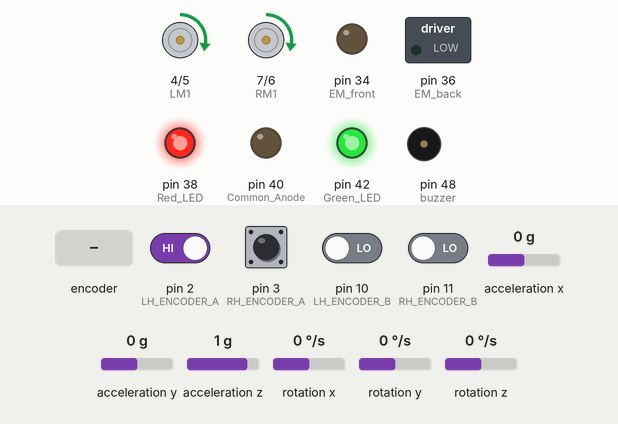
Simulated run of this sketch. Board: Arduino Mega 2560, built for the host (arithmetic inside an expression is 32-bit, double 64-bit). Parts: motor-driver pin pairs drawn as motors (green arrow = first pin HIGH = forward, orange = second pin HIGH = backward, longer = more drive, scaled by the enable pin), switched loads named in the sketch (green lamp = pin HIGH), output pins drawn as LEDs (lit = HIGH), buzzer (waves = sounding, pin HIGH). The test bench sets the inputs (shaded band); at power-on: pin 2 (LH_ENCODER_A), pin 3 (RH_ENCODER_A) HIGH, pin 10 (LH_ENCODER_B), pin 11 (RH_ENCODER_B) LOW, acceleration x 0 g, acceleration y 0 g, acceleration z 1 g, rotation x 0 °/s, rotation y 0 °/s, rotation z 0 °/s. Pins used as bus, display or sensor lines are not drawn.

Above: at 1.2 s.
1.3 s: rotary encoder on pin 2 (LH_ENCODER_A) / pin 11 (RH_ENCODER_B) turned 3 steps (first pin leading)
At 2.7 s:
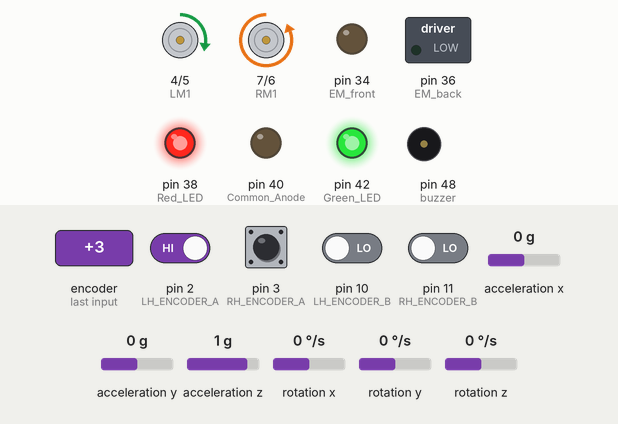
3.4 s: pin 3 (RH_ENCODER_A) pulsed LOW 5 times (0.12 s each, 0.3 s apart)
At 5.3 s:
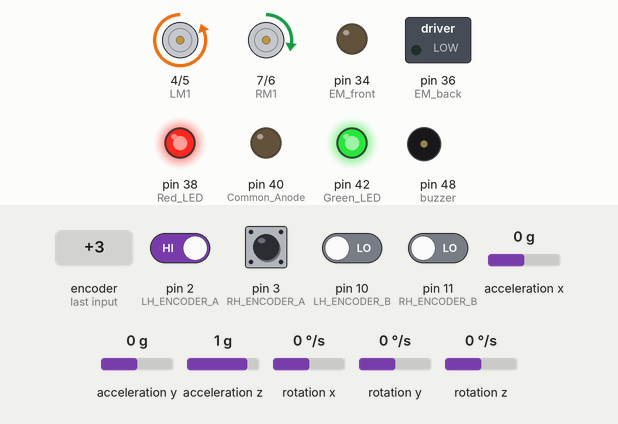
Timing chart, 0 to 6.8 s (numbered marks = the images above; inputs shaded):
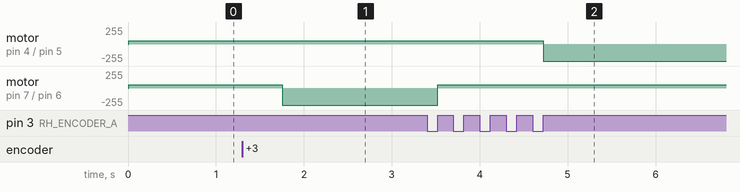

Measured:
- after the input at 1.3 s, motor on pin 7 (RM1) / pin 6 (RM2): forward 50/255 → backward 255/255 after 0.45 s
- after the input at 3.4 s, motor on pin 4 (LM1) / pin 5 (LM2): forward 50/255 → backward 255/255 after 1.3 s; motor on pin 7 (RM1) / pin 6 (RM2): backward 255/255 → forward 50/255 after 0.12 s

The sketch:

MAIN_FILE.ino
```cpp
 /*
  * Team Id: 1461
  * Author List: Ankit Kumar, Piyush Goenka, Ramanath Amith, Nikhil Bhat
  * Filename:MAIN_FILE
  * Theme: Biped Patrol
  * Functions: setup, loop, TImer_1_ISR, timer_interrupt_setup
  */


///////////////////////  MPU 6050 libraries /////////////////////////
#include "I2Cdev.h"
#include "MPU6050.h"
#if I2CDEV_IMPLEMENTATION == I2CDEV_ARDUINO_WIRE
#include "Wire.h"
#endif
/////////////////////// END MPU 6050 libraries /////////////////////////


///////////////////////// EM buzzer LED pins ///////////////////////
# define EM_front 34
# define EM_back 36
# define Red_LED 38
# define Common_Anode 40
# define Green_LED 42
# define VCC 46
# define buzzer 48
# define GND 50
///////////////////////// END EM buzzer LED pins /////////////////////


///////////////////////// Motor pins ///////////////////////

# define RM1 7
# define RM2 6
# define LM1 4
# define LM2 5
# define LMEN 8
# define RMEN 9

///////////////////////// END Motor pins //////////////////


///////////////////////// ENCODER pins ///////////////////

#define RH_ENCODER_A 3
#define RH_ENCODER_B 11
#define LH_ENCODER_A 2
#define LH_ENCODER_B 10

///////////////////////// END ENCODER pins /////////////


///////////////////////// MPU6050 variables ////////////

MPU6050 accelgyro;
int16_t ax=0, ay=0, az=0 ,ax_l=0, ay_l=0, az_l=0;
int16_t gx=0, gy=0, gz=0 ,gx0=0, gy0=0, gz0=0, gx_h=0 , gy_h=0, gz_h=0;
float angle_0=0, angle_1=0, angle_1_l=0,d_angle=0,gz_l=0, t_dot =0 , t_dot_l=0;

///////////////////////// END MPU6050 variables ///////////////////////


///////////////////////// Encoder variables ///////////////////////////////

signed long rightCount = 0,leftCount = 0;
double angle_r = 0,angle_l = 0;
double angle_r0 = 0,angle_l0 = 0;
float angle_r_dt = 0,angle_l_dt = 0;
float angle_r_dt_0=0,angle_l_dt_0=0;

///////////////////////// END Encoder variables ///////////////////////////////


//---------------------------------PID---------------------------------------------------------------------------------------------------------------//

////////////////////////////// PID variables-tilt_angle ///////////////////////
float integralSum_tilt = 0;
float Kp_tilt = 80.0;
float Kd_tilt= 5.2;
float Ki_tilt =0;
float lastError_tilt =0;
float rateError_tilt =0;
//////////////////////////// END PID variables-tilt_angle ///////////////////////

///////////////////////// PID variables-encoder_pos ///////////////////////
float integralSum_encoder = 0;
float Kp_encoder = 45.67;
float Kd_encoder= 12.9;
float Ki_encoder =0;
float lastError_encoder =0;
float rateError_encoder =0;
int loop_count_enc = 0;
///////////////////////// END PID variables_encoder_pos ///////////////////////

/////////////////////////START drift control variables/////////////////////////////////
int loop_count_drift_control=0;
float Kp_left_drift=10;
float Kp_right_drift=7;
/////////////////////////END driftcontrol variables//////////////////////////////

/////////////////////////START velocity control variables/////////////////////////////////
float Kp_vel = 27.3;
float Kd_vel = 6.98;
float Ki_vel = 0;
/////////////////////////END velocity variables//////////////////////////////

//------------------------------------END PID--------------------------------------------------------------------

//xbee
byte discard = 0;              //variable to store useless bytes
byte Joystick_X = 0;          // variable to store Forward-Reverse Joystick state
byte Joystick_Y = 0;          // variable to store Right-Left Joystick state
int xbee_output =0;           // 0 -> stop , 1 -> Forward , 2 -> Back , 3-> right , 4-> left


//end xbee

///////////////////// General variables /////////////////////////////////
float pwm_op =0;
float pwm_l = 0;
float theta = 0.0;
float theta_dot =0.0;
float phi = 0;
float phi_dot =0;

float left_offset=0;
float right_offset=0;

int joystick_state;
float dtime = 0.005;

///////////////////// END General variables /////////////////////////////////


//////////////////// setpoint variables ////////////////////////////////////////

float setpoint_tilt_angle =0.0;
float setpoint_encoder_pos =0.0;
float setpoint_PHI_Ang_velocity=0.0;

//////////////////// END setpoint variables //////////////////////////////


// ************************************************************************************ Functions ********************************************************************************************************************************


////////////////////////// SETUP /////////////////////////////////////////////////

/*

 * Function Name: setup
 * Input: None
 * Output: None
 * Logic: Initializses the code
 * Example Call: setup()

 */

void setup()
{
   motor_setup();
   encoder_setup();
   sensor_initialize();
   other_devices_setup();
   timer_interrupt_setup ();
   Serial2.begin (115200);
}
///////////////////////////// END setup /////////////////////////////////////////////


//////////////////// LOOP //////////////////////////////////////////////////

/*

 * Function Name: loop
 * Input: None
 * Output: None
 * Logic: Runs the code inside it continuously forever
 * Example Call: loop()

 */

 void loop()
  {

      delay(10);

      joystick_state=xbee_read();
   }
 //////////////////////////////// END LOOP //////////////////////////////////////////////////////


///////////////////////////////// START ISR-for timer1 ////////////////////////////////////////////


/*

 * Function Name: ISR()
 * Input: None
 * Output: None
 * Logic: Fuction is called when TImer 1 interrupt occurs
 * Example Call: ISR(TIMER1_COMPA_vect)

 */

ISR(TIMER1_COMPA_vect)
{
  theta =     get_theta_value();
  theta_dot = get_theta_dot_value();
  phi =       get_phi_value();
  phi_dot =   get_phi_dot_value();

    //counter to determine PID_control_encoder freq
   loop_count_enc=loop_count_enc+1;
   if (loop_count_enc==2){
     setpoint_tilt_angle=  PID_control_encoder(setpoint_encoder_pos,((leftCount+rightCount)/2) ,Kp_encoder, Kd_encoder, Ki_encoder , dtime );
    loop_count_enc =0;
   }

    //counter to determine PID_control_drift_control freq
    loop_count_drift_control=loop_count_drift_control+1;
    if (loop_count_drift_control==2){
    left_offset=  PID_leftDrift_Control(rightCount,leftCount);
    right_offset=  PID_rightDrift_Control(rightCount,leftCount);
    loop_count_drift_control =0;
   }


    if(joystick_state>0)
    {
       joystick_actuate_motors(joystick_state);
    }

    else  // joystick sate is 0 means bot is in static condition
    {
      pwm_op = PID_control_tilt (setpoint_tilt_angle, theta, theta_dot ,Kp_tilt, Kd_tilt, Ki_tilt , dtime );
      motors_actuate ( pwm_op,left_offset,right_offset);

    }

    sei();
 }
///////////////////////////////// END ISR-for timer1 ////////////////////////////////////////////


///////////////////////////////// TIMER INTERRUPT FUNCTION ///////////////////////////////////////

/*

 * Function Name: timer_interrupt_setup
 * Input: None
 * Output: None
 * Logic: Setup timer 1 Interrupt settings
 * Example Call: timer_interrupt_setup ()

 */

void timer_interrupt_setup (void)
 {
  cli();//stop interrupts

//set timer1 interrupt at 1Hz
  TCCR1A = 0;// set entire TCCR1A register to 0
  TCCR1B = 0;// same for TCCR1B
  TCNT1  = 0;//initialize counter value to 0
  // set compare match register for 1hz increments
  OCR1A = 2000000*dtime - 1 ; // = (16*10^6) / (freq*8) - 1 (must be <65536) 10ms - 19999, 5ms - 9999
  // turn on CTC mode
  TCCR1B |= (1 << WGM12);
  // Set CS11 bits for 1024 prescaler = 8

  TCCR1B |= (1 << CS11) ;
  // enable timer compare interrupt
  TIMSK1 |= (1 << OCIE1A);

  sei();//allow interrupts
 }


///////////////////////////////// END TIMER INTERRUPT FUNCTION ///////////////////////////////////////
```

MPU_6050_functions.ino
```cpp
 /*
  * Team Id: 1461
  * Author List: Ankit Kumar, Piyush Goenka, Ramanath Amith, Nikhil Bhat
  * Filename: MPU_6050_functions
  * Theme: Biped Patrol
  * Functions: lowpassfilter, highpassfilter, comp_filter, sesnor_initialize, get_theta_value, get_theta_dot_value
  * Global Variables: None
 */


///////////////////////////////// MPU6050 FUNCTIONS ///////////////////////////////////////


 /*

 * Function Name: lowpassfilter
 * Input: unfiltered_value,  filtered_value,  f_cut
 * Output: filtered_output
 * Logic: We pass the signal through a low pass filter by using a difference equation
 * Example Call: singal = lowpassfilter(new_signal, filtered_signal, 5)

 */

float lowpassfilter ( float unfiltered_value, float filtered_value, int16_t f_cut)
{
    float dT = dtime;
    float Tau = 1/(2*f_cut*3.14);
    float alpha = Tau/(Tau+dT);
    filtered_value = (1-alpha)*unfiltered_value + alpha*filtered_value;
    return (filtered_value);
}


 /*

 * Function Name: highpassfilter
 * Input: unfiltered_value,  filtered_value,  f_cut
 * Output: filtered_output
 * Logic: We pass the signal through a high pass filter by using a difference equation
 * Example Call: singal = highpassfilter(new_signal, filtered_signal, 5)

 */

int16_t highpassfilter ( int16_t unfiltered_value0,int16_t unfiltered_value, int16_t filtered_value, int16_t f_cut)
{

    float dT = dtime;
    float Tau = 1/(2*f_cut*3.14);
    float alpha = Tau/(Tau+dT);

    filtered_value = (1-alpha)*filtered_value+(1-alpha)*(unfiltered_value - unfiltered_value0);

    return(filtered_value);
}


 /*

 * Function Name: comp_filter
 * Input: unfiltered_value,  filtered_value,  f_cut
 * Output: filtered_output
 * Logic: We pass the signal through a complimentary filter to combine both gyro and accelerometer readings for better output
 * Example Call: singal = comp_filter(ax, ay, az, gx, gy, gz, filtered_signal, 5)

 */

double comp_filter(int16_t Ax,int16_t Ay,int16_t Az,int16_t Gx,int16_t Gy,int16_t Gz, float angle_old,int16_t f_cut)
{

    float dT = dtime;
    float Tau = 1/(2*f_cut*3.14);
    float alpha = 0.1;                  // alpha =0.1 gives best results

    double ax = Ax;
    double ay = Ay;
    double az = Az;
    double gx = Gx/ 131.0;
    double gy = Gy/ 131.0;
    double gz = Gz/ 131.0;

    double acc = -atan(ax/ay);             // -ve sign because sensor is mounted in oppoite direction

    double gyro=gz;
    double angle = (1-alpha)*(angle_old + gyro*dT) + (alpha)*(180/3.14)*(acc);

   return (angle);
}


 /*

 * Function Name: sensor_initialize
 * Input: None
 * Output: None
 * Logic: Initialises the sensor for the robot
 * Example Call: sensor_initialize ()

 */

void sensor_initialize (void)
{
      // join I2C bus (I2Cdev library doesn't do this automatically)
      #if I2CDEV_IMPLEMENTATION == I2CDEV_ARDUINO_WIRE
        Wire.begin();
      #elif I2CDEV_IMPLEMENTATION == I2CDEV_BUILTIN_FASTWIRE
        Fastwire::setup(400, true);
      #endif
      accelgyro.initialize();

}


 /*

 * Function Name: get_theta_value
 * Input: None
 * Output: Gives value of angle in degrees
 * Logic: We read sensor data and process the signals through complimentary filter and get the value of theta
 * Example Call: theta = get_theta_value()

 */


double get_theta_value (void)
{
  sei();

  accelgyro.getMotion6(&ax, &ay, &az, &gx, &gy, &gz);

  cli();        // clear interrupt

   gz = -1*gz;

  gz_h= highpassfilter (gz0,gz,gz_h,10);


  ax_l= lowpassfilter ( ax,ax_l,3);
  ay_l= lowpassfilter ( ay,ay_l,3 );
  gz0=gz;

  angle_1 = comp_filter(ax_l,ay_l,az,gx_h,gy_h,gz_h,angle_0,5);
  angle_1 = lowpassfilter ( angle_1,angle_0,10 );                 // This low-pass filter smoothens the signal
  angle_0=angle_1;

  return (round((angle_1)*10.0)/10.0);
}


 /*

 * Function Name: get_theta_dot_value
 * Input: None
 * Output: Gives value of angular velocity in degrees
 * Logic: We read gyro sensor data and compute the angular velocity
 * Example Call: theta_dot = get_theta_dot_value()

 */


double get_theta_dot_value (void)
{
   t_dot = gz/131.0 -2.35 ;  // -2.35 is offset by the gyro sensor

  t_dot_l = lowpassfilter ( t_dot,t_dot_l,10);   // f_cut of 10Hz yields better graph

 return ( round(t_dot_l*10.0)/10.0);
}


///////////////////////////////// END MPU6050 FUNCTIONS ///////////////////////////////////////
```

Motor_and_Encoder_functions.ino
```cpp
 /*
  * Team Id: 1461
  * Author List: Ankit Kumar, Piyush Goenka, Ramanath Amith, Nikhil Bhat
  * Filename: Motor_and_Encoder_functions
  * Theme: Biped Patrol
  * Functions: motors_actuate, motor_setup, rightEncoderEvent, leftEncoderEvent, encoder_setup, get_phi_value, get_phi_dot_value
  * Global Variables: None
 */


///////////////////////////////// MOTORS FUNCTIONS ///////////////////////////////////////


 /*

 * Function Name: motors_actuate
 * Input: pwm_value, left_motor_pwm_offset, right_motor_pwm_offset
 * Output: Nonw
 * Logic: We give power to the motors based on pwm values
 * Example Call: motors_actuate (255, 10, 5);

 */

 void motors_actuate (int pwm_value,int left_offset,int right_offset )
  {

    int left_pwm;
    int right_pwm;
    pwm_l = lowpassfilter ( pwm_value,pwm_l,10 );    // THis low-pass filter reduces Jitter

    pwm_value = pwm_l;                               //pwm value is low pass filter o/p


    if (abs(theta)>40)  /////////////////////////////// For turning off motors if robot cannot recover
    {
     pwm_value =0;
    }


//-----------------------------------------------------%%%%% left-start-----------------------------------------------------------------------------------------
    if(pwm_value+left_offset < 0 )
    { left_pwm = constrain(pwm_value+left_offset ,-50,-255);}
    if(pwm_value+left_offset >= 0 )
    { left_pwm = constrain(pwm_value+left_offset ,50, 255) ;}

    if (left_pwm<0)
    {
      left_pwm = left_pwm*(-1);
      digitalWrite(LM1 , 0);
      digitalWrite(LM2 , 1);
      analogWrite(LMEN , left_pwm);
    }

    else if (left_pwm>0)
    {

    digitalWrite(LM1 , 1);
    digitalWrite(LM2 , 0);
    analogWrite(LMEN ,left_pwm);
    }

    else  // if (left_pwm==0)
    {
    analogWrite(LMEN , 0);
    }

//-----------------------------------------------------%%%%% left end------------------------------------------------------------------------------------------
//-----------------------------------------------------%%%%% right start------------------------------------------------------------------------------------------
    if(pwm_value+right_offset < 0 )
    { right_pwm = constrain(pwm_value+right_offset ,-50,-255);}
    if(pwm_value+right_offset >= 0 )
    { right_pwm = constrain(pwm_value+right_offset ,50, 255) ;}

    if (right_pwm<0)
    {
      right_pwm = right_pwm*(-1);
      digitalWrite(RM1 , 0);
      digitalWrite(RM2 , 1);
      analogWrite(RMEN , right_pwm);
    }

    else if (right_pwm>0)
    {

    digitalWrite(RM1 , 1);
    digitalWrite(RM2 , 0);
    analogWrite(RMEN ,right_pwm);
    }

    else  // if (right_pwm==0)
    {
    analogWrite(RMEN , 0);
    }

//-----------------------------------------------------%%%%% right end------------------------------------------------------------------------------------------


}


 /*

 * Function Name: motor_setup
 * Input: None
 * Output: None
 * Logic: Sets up and initializes the motor pins
 * Example Call: motor_setup()

 */


void motor_setup(void)
{
  pinMode (LM1 , OUTPUT);
  pinMode (LM2 , OUTPUT);
  pinMode (RM1 , OUTPUT);
  pinMode (RM2 , OUTPUT);
  pinMode (LMEN , OUTPUT);
  pinMode (RMEN , OUTPUT);

  digitalWrite(LM1 , 0);
  digitalWrite(LM2 , 0);
  digitalWrite(RM1 , 0);
  digitalWrite(RM2 , 0);
  digitalWrite(LMEN , 0);
  digitalWrite(RMEN , 0);
}


/////////////////////////////////END MOTORS FUNCTIONS ///////////////////////////////////////


///////////////////////////////// ENCODER FUNCTIONS ///////////////////////////////////////


 /*

 * Function Name: rightEncoderEvent
 * Input: None
 * Output: None
 * Logic: Increments or decrements the right motor encoder count by 1
 * Example Call: rightEncoderEvent()

 */

void rightEncoderEvent() {

    if (digitalRead(RH_ENCODER_B) == LOW) {
      rightCount++;                           // Clockwise
    } else {
      rightCount--;                           // Anti-Clockwise
    }


}


 /*

 * Function Name: leftEncoderEvent
 * Input: None
 * Output: None
 * Logic: Increments or decrements the left motor encoder count by 1
 * Example Call: leftEncoderEvent()

 */


void leftEncoderEvent() {

    if (digitalRead(LH_ENCODER_B) == LOW)
    {
      leftCount--;                            // Clockwise
    } else
    {
      leftCount++;                            // Anti-Clockwise
    }
}


 /*

 * Function Name: encoder_setup
 * Input: None
 * Output: None
 * Logic: Ses up the Encoder pins
 * Example Call: encoder_setup()

 */


void encoder_setup(void)
{
  pinMode(RH_ENCODER_A, INPUT);
  pinMode(RH_ENCODER_B, INPUT);
  pinMode(LH_ENCODER_A, INPUT);
  pinMode(LH_ENCODER_B, INPUT);

 attachInterrupt(1, rightEncoderEvent, RISING);  // pin 3 right motor channel A
 attachInterrupt(0, leftEncoderEvent, RISING);   // pin 2 left motor channel A
}


 /*

 * Function Name: get_phi_value
 * Input: None
 * Output: Angle travelled by the wheels in radians
 * Logic: We take the encoder counts of the motors and convert it into radians and average them
 * Example Call: phi_value = get_phi_value()

 */

double get_phi_value(void)
{
  angle_r = (rightCount/270.0)*6.283;    // 2 * pi = 6.283 .... angle_r is in radians
  angle_l = (leftCount/270.0)*6.283;

  return ((angle_r + angle_l) / 2.0 );
}


 /*

 * Function Name: get_phi_dot_value
 * Input: None
 * Output: Angular velocity of the wheel
 * Logic: We take difference between the angles made by wheels in consecutive time instants and we average them together
 * Example Call: phi_dot = get_phi_dot_value()

 */

double get_phi_dot_value(void)
{
  angle_r_dt = (angle_r - angle_r0 )/ dtime;                // angle_r_dt is in degrees per second
  angle_l_dt = (angle_l - angle_l0 )/ dtime;

  angle_r_dt_0 = lowpassfilter ( angle_r_dt,angle_r_dt_0,5 ); // smoothens the d_phi
  angle_l_dt_0 = lowpassfilter ( angle_l_dt,angle_l_dt_0,5 ); // smoothens the d_phi

  angle_r0= angle_r;
  angle_l0= angle_l;

  return ((angle_r_dt_0 + angle_l_dt_0) / 2.0 );
}


///////////////////////////////// END ENCODER FUNCTIONS ///////////////////////////////////////
```

Source omitted: PID_functions.ino (4835 bytes), LED_EM_buzzer_functions.ino (6132 bytes)
